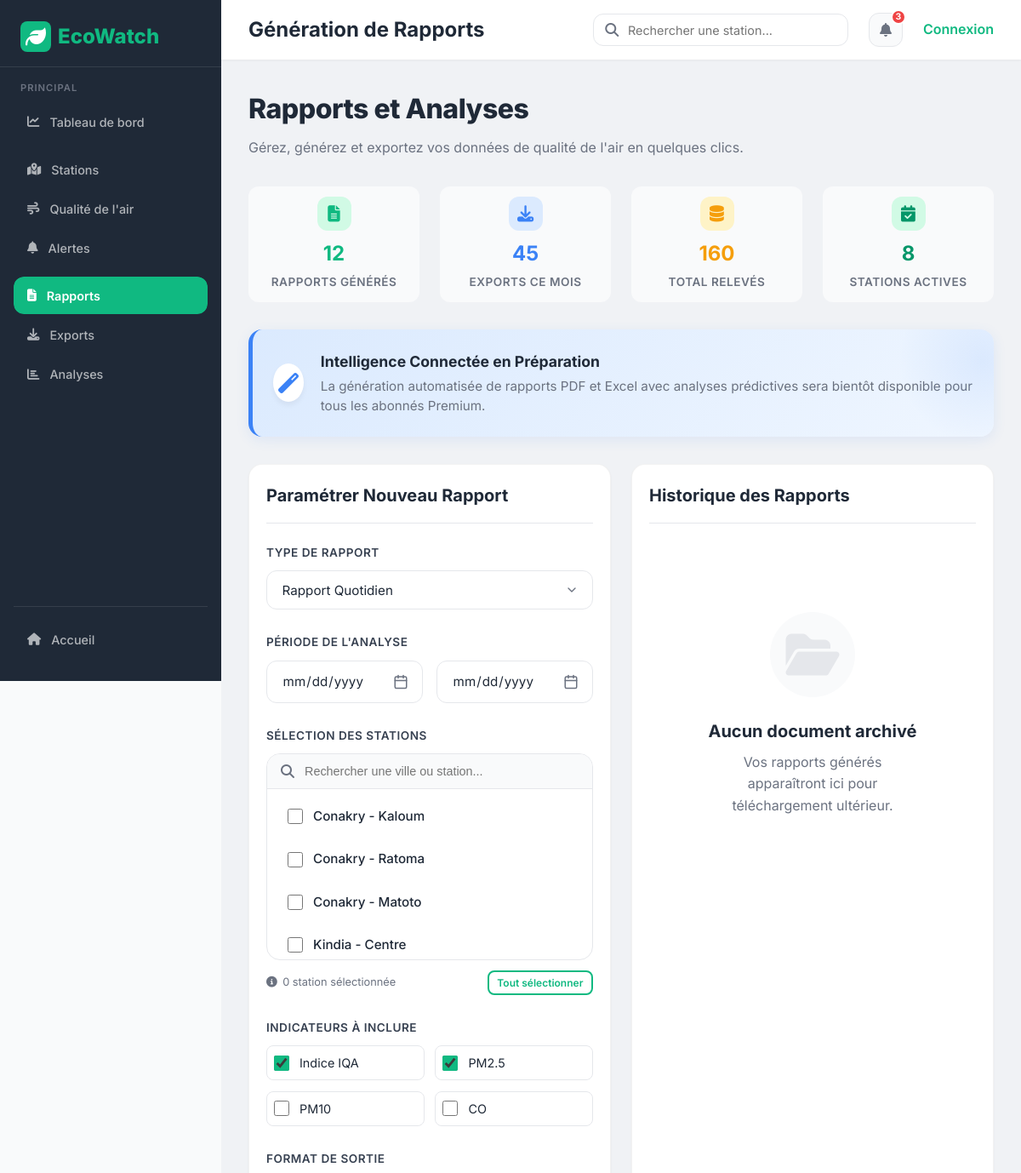
Page /reports/ (upper part) on the earlier database version.
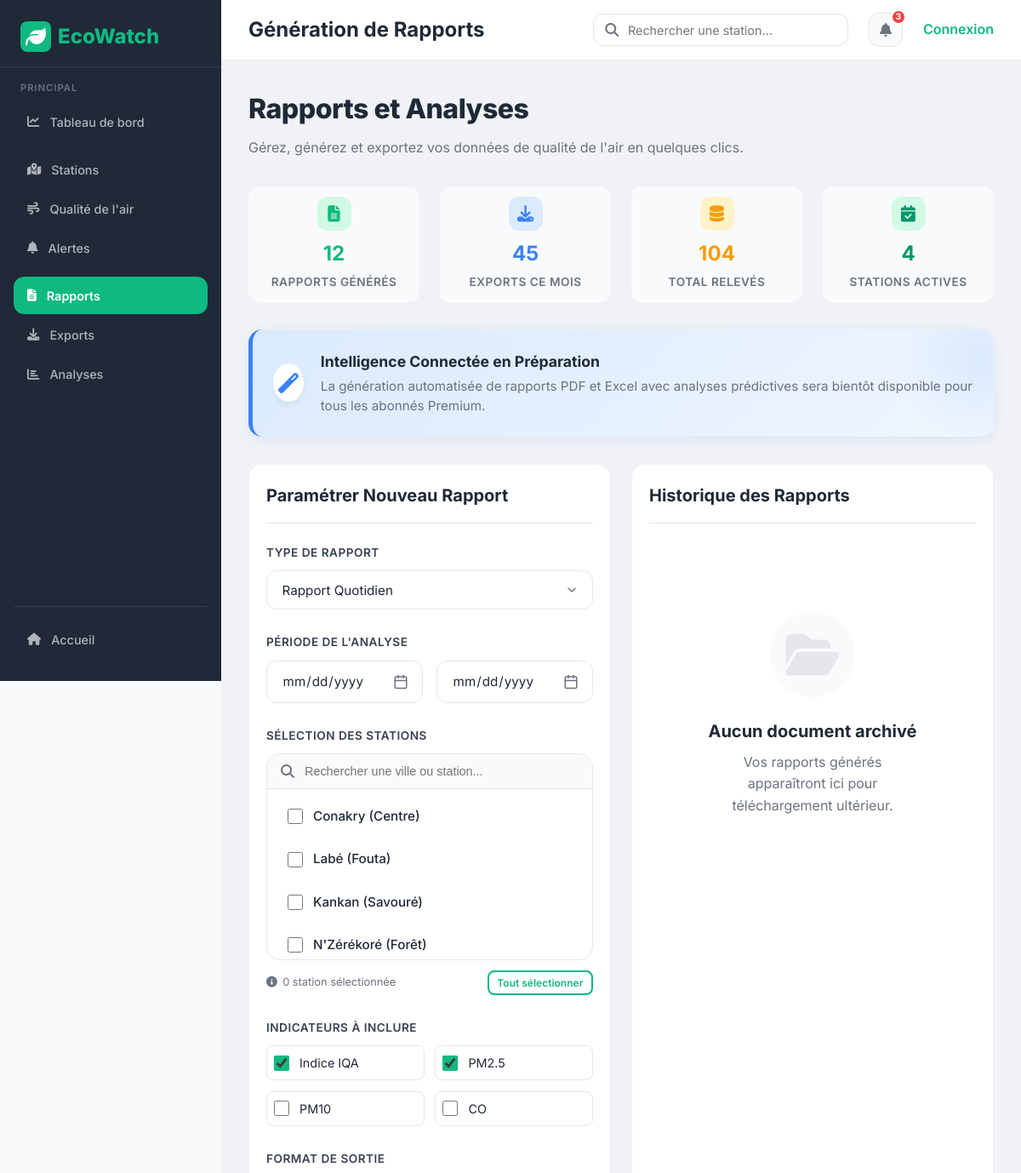
Same page on the later database version.
### monitoring/models.py (models this page shows, shortened)
class Station(models.Model):
    STATION_TYPES = [
        ('PHYSICAL', 'Capteur Physique'),
        ('VIRTUAL', 'Station Virtuelle (API)'),
    ]
    name = models.CharField(max_length=100)
    latitude = models.FloatField(db_index=True)
    longitude = models.FloatField(db_index=True)
    station_type = models.CharField(max_length=10, choices=STATION_TYPES, default='PHYSICAL')
    location_description = models.TextField(blank=True, null=True)
    image_url = models.URLField(blank=True, null=True, help_text="Image illustrative de la zone")
    pollution_causes = models.TextField(blank=True, null=True, help_text="Causes principales de la pollution")
    metadata = models.JSONField(default=dict, blank=True)
    created_at = models.DateTimeField(auto_now_add=True)

### monitoring/views.py (the view)
# urls.py: path('reports/', views.reports_view, name='reports'),
def reports_view(request):
    stations = Station.objects.all()
    total_readings = Reading.objects.all().count()
    context = {
        'stations': stations,
        'total_reports': 12, # Mock count
        'total_exports': 45, # Mock count
        'total_readings': total_readings,
    }
    return render(request, 'monitoring/reports.html', context)

### monitoring/templates/monitoring/reports.html (shortened to what this page needs)
{% extends "base.html" %}
{% load static %}
{% block page_title %}Génération de Rapports{% endblock %}
{% block extra_css %}
<link rel="stylesheet" href="{% static 'monitoring/css/dashboard.css' %}">
{% endblock %}
{% block content %}
<div class="flex-between mb-4">
    <div>
        <h1 style="font-size: 2rem; font-weight: 800; margin-bottom: 0.5rem; letter-spacing: -0.5px;">Rapports et Analyses</h1>
        <p style="color: var(--gray); font-size: 1rem;">Gérez, générez et exportez vos données de qualité de l'air en quelques clics.</p>
    </div>
</div>
<div class="grid-4 mb-4">
    <div class="stat-card">
        <div class="stat-icon">
            <i class="fas fa-file-alt"></i>
        </div>
        <div class="stat-value">{{ total_reports }}</div>
        <div class="stat-label">Rapports Générés</div>
    </div>
    <div class="stat-card">
        <div class="stat-icon" style="background: #dbeafe; color: #3b82f6;">
            <i class="fas fa-download"></i>
        </div>
        <div class="stat-value" style="color: #3b82f6;">{{ total_exports }}</div>
        <div class="stat-label">Exports ce Mois</div>
    </div>
    <div class="stat-card">
        <div class="stat-icon" style="background: #fef3c7; color: #f59e0b;">
            <i class="fas fa-database"></i>
        </div>
        <div class="stat-value" style="color: #f59e0b;">{{ total_readings }}</div>
        <div class="stat-label">Total Relevés</div>
    </div>
    <div class="stat-card">
        <div class="stat-icon" style="background: #d1fae5; color: #059669;">
            <i class="fas fa-calendar-check"></i>
        </div>
        <div class="stat-value" style="color: #059669;">{{ stations.count }}</div>
        <div class="stat-label">Stations Actives</div>
    </div>
</div>
<div class="premium-banner">
    <i class="fas fa-magic"></i>
    <div class="premium-banner-content">
        <strong>Intelligence Connectée en Préparation</strong>
        <p>La génération automatisée de rapports PDF et Excel avec analyses prédictives sera bientôt disponible pour tous les abonnés Premium.</p>
    </div>
</div>
<div class="grid-2 mb-4">
    <div class="card" style="animation-delay: 0.1s;">
        <div class="card-header">
            <h3 class="card-title">Paramétrer Nouveau Rapport</h3>
        </div>
        <div class="card-body">
            <div class="premium-form-group">
                <label class="premium-label">Type de Rapport</label>
                <select class="premium-control form-select">
                    <option>Rapport Quotidien</option>
                </select>
            </div>
            <div class="premium-form-group">
                <label class="premium-label">Période de l'analyse</label>
                <div class="grid-2" style="gap: 1rem;">
                    <input type="date" class="premium-control" placeholder="Début">
                    <input type="date" class="premium-control" placeholder="Fin">
                </div>
            </div>
            <div class="premium-form-group">
                <label class="premium-label">Sélection des Stations</label>
                <div class="station-selector-wrapper">
                    <div class="station-search">
                        <i class="fas fa-search" style="color: var(--gray);"></i>
                        <input type="text" placeholder="Rechercher une ville ou station..." id="stationSearch">
                    </div>
                    <div class="station-list-container" id="stationList">
                        {% for station in stations %}
                        <label class="station-option">
                            <input type="checkbox" name="stations" value="{{ station.id }}">
                            <span>{{ station.name }}</span>
                        </label>
                        {% endfor %}
                    </div>
                </div>
                <div style="margin-top: 0.75rem; display: flex; justify-content: space-between; align-items: center;">
                    <div style="color: var(--gray); font-size: 0.8rem; display: flex; align-items: center; gap: 0.4rem;">
                        <i class="fas fa-info-circle"></i>
                        <span id="selectedCount">0 station sélectionnée</span>
                    </div>
                    <button type="button" class="btn btn-outline btn-sm" style="padding: 0.3rem 0.6rem; font-size: 0.75rem;" onclick="selectAllStations()">
                        Tout sélectionner
                    </button>
                </div>
            </div>
            <div class="premium-form-group">
                <label class="premium-label">Indicateurs à inclure</label>
                <div style="display: grid; grid-template-columns: 1fr 1fr; gap: 0.8rem;">
                    <label style="display: flex; align-items: center; gap: 0.75rem; cursor: pointer; padding: 0.5rem; border: 1px solid var(--gray-light); border-radius: 0.5rem; transition: background 0.3s;">
                        <input type="checkbox" checked style="accent-color: var(--primary); width: 18px; height: 18px;">
                        <span style="font-size: 0.9rem;">Indice IQA</span>
                    </label>
                    <label style="display: flex; align-items: center; gap: 0.75rem; cursor: pointer; padding: 0.5rem; border: 1px solid var(--gray-light); border-radius: 0.5rem; transition: background 0.3s;">
                        <input type="checkbox" checked style="accent-color: var(--primary); width: 18px; height: 18px;">
                        <span style="font-size: 0.9rem;">PM2.5</span>
                    </label>
                    <label style="display: flex; align-items: center; gap: 0.75rem; cursor: pointer; padding: 0.5rem; border: 1px solid var(--gray-light); border-radius: 0.5rem; transition: background 0.3s;">
                        <input type="checkbox" style="accent-color: var(--primary); width: 18px; height: 18px;">
                        <span style="font-size: 0.9rem;">PM10</span>
                    </label>
                    <label style="display: flex; align-items: center; gap: 0.75rem; cursor: pointer; padding: 0.5rem; border: 1px solid var(--gray-light); border-radius: 0.5rem; transition: background 0.3s;">
                        <input type="checkbox" style="accent-color: var(--primary); width: 18px; height: 18px;">
                        <span style="font-size: 0.9rem;">CO</span>
                    </label>
                </div>
            </div>
            <div class="premium-form-group" style="margin-bottom: 0;">
                <label class="premium-label">Format de sortie</label>
            </div>
        </div>
    </div>
    <div class="card" style="animation-delay: 0.2s;">
        <div class="card-header">
            <h3 class="card-title">Historique des Rapports</h3>
        </div>
        <div class="card-body">
            <div class="premium-empty">
                <div class="premium-empty-icon">
                    <i class="fas fa-folder-open"></i>
                </div>
                <h3 style="font-size: 1.25rem; font-weight: 700; color: var(--dark); margin-bottom: 0.5rem;">Aucun document archivé</h3>
                <p style="color: var(--gray); max-width: 250px; margin: 0 auto;">Vos rapports générés apparaîtront ici pour téléchargement ultérieur.</p>
            </div>
        </div>
    </div>
</div>
{% endblock %}

### templates/base.html (shortened to what this page needs)
{% load static %}
<!doctype html>
<html lang="fr">
  <head>
    <link
      rel="stylesheet"
      href="https://cdnjs.cloudflare.com/ajax/libs/font-awesome/6.4.0/css/all.min.css"
    />
    {% block extra_css %}{% endblock %}
  </head>
  <body>
    <aside class="sidebar">
      <div class="sidebar-logo">
        <h1>
          <span class="logo-icon">
            <i class="fas fa-leaf"></i>
          </span>
          EcoWatch
        </h1>
      </div>
      <nav class="sidebar-nav">
        <div>
          <div class="nav-section">
            <div class="nav-section-title">Principal</div>
            <a
              href="{% url 'dashboard' %}"
              class="nav-item {% if request.resolver_match.url_name == 'dashboard' %}active{% endif %}"
            >
              <i class="fas fa-chart-line"></i>
              <span>Tableau de bord</span>
            </a>
          </div>
              <div class="nav-section">
                  <a href="{% url 'stations' %}" class="nav-item {% if request.resolver_match.url_name == 'stations' %}active{% endif %}">
                      <i class="fas fa-map-marked-alt"></i>
                      <span>Stations</span>
                  </a>
                  <a href="{% url 'dashboard' %}" class="nav-item {% if request.resolver_match.url_name == 'dashboard' %}active{% endif %}">
                      <i class="fas fa-wind"></i>
                      <span>Qualité de l'air</span>
                  </a>
                  <a href="{% url 'alerts' %}" class="nav-item {% if request.resolver_match.url_name == 'alerts' %}active{% endif %}">
                      <i class="fas fa-bell"></i>
                      <span>Alertes</span>
                  </a>
              </div>
              <div class="nav-section">
                  <a href="{% url 'reports' %}" class="nav-item {% if request.resolver_match.url_name == 'reports' %}active{% endif %}">
                      <i class="fas fa-file-alt"></i>
                      <span>Rapports</span>
                  </a>
                  <a href="#" class="nav-item">
                      <i class="fas fa-download"></i>
                      <span>Exports</span>
                  </a>
                  <a href="#" class="nav-item">
                      <i class="fas fa-chart-bar"></i>
                      <span>Analyses</span>
                  </a>
              </div>
        </div>
        <div class="nav-bottom">
          <a
            href="{% url 'index' %}"
            class="nav-item {% if request.resolver_match.url_name == 'index' %}active{% endif %}"
          >
            <i class="fas fa-home"></i>
            <span>Accueil</span>
          </a>
        </div>
      </nav>
    </aside>
    <div class="main-wrapper">
      <header class="header">
        <div class="header-left">
          <h2>{% block page_title %}Tableau de bord{% endblock %}</h2>
        </div>
        <div class="header-right">
          <div class="search-bar">
            <i class="fas fa-search"></i>
            <input type="text" id="globalSearch" placeholder="Rechercher une station..." autocomplete="off"/>
          </div>
          <div class="notification-btn">
            <i class="fas fa-bell"></i>
            <span class="notification-badge">3</span>
          </div>
          {% if user.is_authenticated %}
          <div class="user-profile">
            <div class="profile-trigger" id="profileTrigger">
              <div class="avatar">{{ user.username|slice:":1"|upper }}</div>
              <div class="profile-info">
                <span class="profile-name">{{ user.username }}</span>
                <span class="profile-role">Administrateur</span>
              </div>
              <i
                class="fas fa-chevron-down"
                style="font-size: 0.8rem; color: var(--gray)"
              ></i>
            </div>
            <div class="profile-dropdown" id="profileDropdown">
              <a href="/admin/"><i class="fas fa-user"></i> Mon profil</a>
              <a href="#"><i class="fas fa-cog"></i> Paramètres</a>
              <div class="divider"></div>
              <form action="{% url 'logout' %}" method="post" style="margin: 0">
                {% csrf_token %}
                <button type="submit" style="color: #ef4444">
                  <i class="fas fa-sign-out-alt"></i> Déconnexion
                </button>
              </form>
            </div>
          </div>
          {% else %}
          <a
            href="{% url 'login' %}"
            style="
              text-decoration: none;
              color: var(--primary);
              font-weight: 600;
            "
          >
            Connexion
          </a>
          {% endif %}
        </div>
      </header>
      <main class="content">{% block content %}{% endblock %}</main>
    </div>
  </body>
</html>

Differences in the rows shown:
removed Station: name "Conakry - Kaloum"
removed Station: name "Conakry - Ratoma"
removed Station: name "Conakry - Matoto"
removed Station: name "Kindia - Centre"
added Station: name "Conakry (Centre)"
added Station: name "Labé (Fouta)"
added Station: name "Kankan (Savouré)"
added Station: name "N'Zérékoré (Forêt)"
Other differences:
{{ total_readings }}: "160" → "104"
{{ stations.count }}: "8" → "4"
